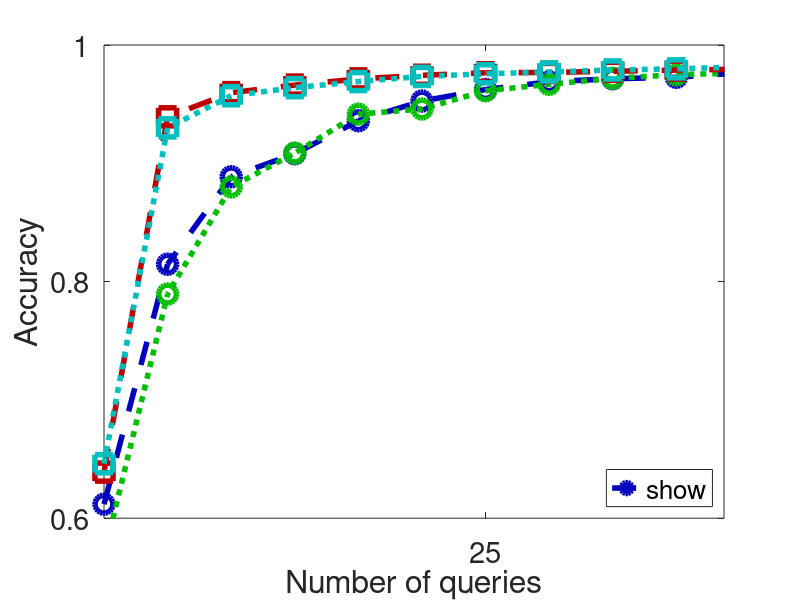

The MATLAB source for this figure:
%  Auto-generated by MATLAB on 28-Nov-2014 15:53:21

%Get rid of anything that might pose a problem 
clear all

%load data
load Reuters500Res;
%loak;d ThyroidRes
pool500 = result;
load Reuters1000Res;
%load DiabetisRes
pool1000 = result;
xvector_tmp = [1:101]';
ymatrix1_tmp = [pool500.mAccSVM pool1000.mAccSVM pool500.mAccBPM pool1000.mAccBPM];
error1_tmp = [pool500.stdAccSVM pool1000.stdAccSVM pool500.stdAccBPM pool1000.stdAccBPM];

%only keep 1 data out of jmax
j = 1;
for i=1:size( xvector_tmp, 1 )
    if (j == 5) %<-- jmax
        j = 1;
    end
    
    if (j == 1)
        if ( i == 1)
            ymatrix1 = ymatrix1_tmp(1, :);
            xvector = xvector_tmp(1, 1);
            error1 = error1_tmp(1, :);
        else
            ymatrix1 = [ymatrix1; ymatrix1_tmp(i, :)];
            xvector = [xvector; xvector_tmp(i, :)];
            error1 = [error1; error1_tmp(i, :)];
        end
    end 
    
    j = j + 1;
end
xvector = repmat(xvector, 1, 4);

% Create figure
figure1 = figure;

% Create axes
axes1 = axes('Parent',figure1,'YTick',[0.4 0.6 0.8 1],'XTick',[0 25 50 75 100],...
    'FontSize',21);
xlim(axes1, [1 40]);
ylim(axes1, [0.6 1])
box(axes1,'on');
hold(axes1,'all');

% Create multiple lines using matrix input
plot1 = plot(xvector, ymatrix1, 'Parent',axes1);
set(plot1(1),'DisplayName', 'Active SVM, 500 Points', 'Color', [0 0 0.75], 'MarkerSize', 13,'Marker', 'o', 'LineWidth', 4, 'LineStyle', '--');
set(plot1(2),'DisplayName', 'Active SVM, 1000 Points', 'Color', [0 0.75 0], 'MarkerSize', 13,'Marker', 'o', 'LineWidth', 4, 'LineStyle', ':');
set(plot1(3),'DisplayName', 'Active BPM, 500 Points', 'Color', [0.75 0 0], 'MarkerSize', 13,'Marker', 's', 'LineWidth', 4, 'LineStyle', '--');
set(plot1(4),'DisplayName', 'Active BPM, 1000 Points', 'Color', [0.0 0.75 0.75], 'MarkerSize', 13,'Marker', 's', 'LineWidth', 4, 'LineStyle', ':');

% Create xlabel
xlabel('Number of queries');

% Create ylabel
ylabel('Accuracy');

% Create legend
legend(axes1,'show', 'Location', 'SouthEast');

